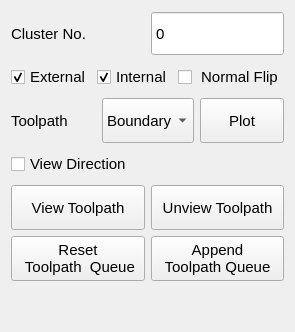
           <widget class="QWidget" name="tab_12">
            <attribute name="title">
             <string>Toolpath</string>
            </attribute>
            <layout class="QVBoxLayout" name="verticalLayout_23">
             <item>
              <layout class="QHBoxLayout" name="horizontalLayout_42">
               <item>
                <widget class="QLabel" name="label_10">
                 <property name="minimumSize">
                  <size>
                   <width>0</width>
                   <height>45</height>
                  </size>
                 </property>
                 <property name="font">
                  <font>
                   <pointsize>11</pointsize>
                  </font>
                 </property>
                 <property name="text">
                  <string>Cluster No.</string>
                 </property>
                </widget>
               </item>
               <item>
                <widget class="QSpinBox" name="spinBox_toolpaths">
                 <property name="minimumSize">
                  <size>
                   <width>0</width>
                   <height>45</height>
                  </size>
                 </property>
                 <property name="font">
                  <font>
                   <pointsize>11</pointsize>
                  </font>
                 </property>
                 <property name="styleSheet">
                  <string notr="true"/>
                 </property>
                 <property name="locale">
                  <locale language="English" country="UnitedStates"/>
                 </property>
                 <property name="alignment">
                  <set>Qt::AlignLeading|Qt::AlignLeft|Qt::AlignVCenter</set>
                 </property>
                 <property name="readOnly">
                  <bool>true</bool>
                 </property>
                 <property name="buttonSymbols">
                  <enum>QAbstractSpinBox::NoButtons</enum>
                 </property>
                 <property name="maximum">
                  <number>1000</number>
                 </property>
                </widget>
               </item>
              </layout>
             </item>
             <item>
              <layout class="QHBoxLayout" name="horizontalLayout_18">
               <item>
                <widget class="QCheckBox" name="checkBox_Select_External">
                 <property name="minimumSize">
                  <size>
                   <width>0</width>
                   <height>30</height>
                  </size>
                 </property>
                 <property name="font">
                  <font>
                   <pointsize>11</pointsize>
                  </font>
                 </property>
                 <property name="text">
                  <string>External</string>
                 </property>
                 <property name="checked">
                  <bool>true</bool>
                 </property>
                </widget>
               </item>
               <item>
                <widget class="QCheckBox" name="checkBox_Select_Internal">
                 <property name="minimumSize">
                  <size>
                   <width>0</width>
                   <height>30</height>
                  </size>
                 </property>
                 <property name="font">
                  <font>
                   <pointsize>11</pointsize>
                  </font>
                 </property>
                 <property name="text">
                  <string>Internal</string>
                 </property>
                 <property name="checked">
                  <bool>true</bool>
                 </property>
                </widget>
               </item>
               <item>
                <widget class="QCheckBox" name="checkBox_normal_flip">
                 <property name="minimumSize">
                  <size>
                   <width>0</width>
                   <height>30</height>
                  </size>
                 </property>
                 <property name="font">
                  <font>
                   <pointsize>11</pointsize>
                  </font>
                 </property>
                 <property name="text">
                  <string> Normal Flip</string>
                 </property>
                 <property name="checked">
                  <bool>false</bool>
                 </property>
                </widget>
               </item>
              </layout>
             </item>
             <item>
              <layout class="QHBoxLayout" name="horizontalLayout_35">
               <item>
                <widget class="QLabel" name="label_14">
                 <property name="minimumSize">
                  <size>
                   <width>0</width>
                   <height>30</height>
                  </size>
                 </property>
                 <property name="font">
                  <font>
                   <pointsize>11</pointsize>
                  </font>
                 </property>
                 <property name="text">
                  <string>Toolpath</string>
                 </property>
                </widget>
               </item>
               <item>
                <widget class="QComboBox" name="comboBox_toolpath_selection">
                 <property name="minimumSize">
                  <size>
                   <width>0</width>
                   <height>45</height>
                  </size>
                 </property>
                 <property name="font">
                  <font>
                   <pointsize>11</pointsize>
                  </font>
                 </property>
                 <property name="styleSheet">
                  <string notr="true"/>
                 </property>
                 <item>
                  <property name="text">
                   <string>Boundary</string>
                  </property>
                 </item>
                 <item>
                  <property name="text">
                   <string>Point</string>
                  </property>
                 </item>
                 <item>
                  <property name="text">
                   <string>Zig Zag</string>
                  </property>
                 </item>
                </widget>
               </item>
               <item>
                <widget class="QPushButton" name="pushButton_plot_toolpath">
                 <property name="minimumSize">
                  <size>
                   <width>0</width>
                   <height>45</height>
                  </size>
                 </property>
                 <property name="font">
                  <font>
                   <pointsize>11</pointsize>
                  </font>
                 </property>
                 <property name="styleSheet">
                  <string notr="true"/>
                 </property>
                 <property name="text">
                  <string>Plot</string>
                 </property>
                </widget>
               </item>
              </layout>
             </item>
             <item>
              <widget class="QCheckBox" name="checkBox_simple_toolpath">
               <property name="minimumSize">
                <size>
                 <width>0</width>
                 <height>30</height>
                </size>
               </property>
               <property name="font">
                <font>
                 <pointsize>11</pointsize>
                </font>
               </property>
               <property name="text">
                <string>View Direction</string>
               </property>
              </widget>
             </item>
             <item>
              <layout class="QHBoxLayout" name="horizontalLayout_45">
               <item>
                <widget class="QPushButton" name="pushButton_draw_simple_toolpath">
                 <property name="minimumSize">
                  <size>
                   <width>0</width>
                   <height>45</height>
                  </size>
                 </property>
                 <property name="font">
                  <font>
                   <pointsize>11</pointsize>
                  </font>
                 </property>
                 <property name="styleSheet">
                  <string notr="true"/>
                 </property>
                 <property name="text">
                  <string>View Toolpath</string>
                 </property>
                </widget>
               </item>
               <item>
                <widget class="QPushButton" name="pushButton_clear_simple_toolpath">
                 <property name="minimumSize">
                  <size>
                   <width>0</width>
                   <height>45</height>
                  </size>
                 </property>
                 <property name="font">
                  <font>
                   <pointsize>11</pointsize>
                  </font>
                 </property>
                 <property name="styleSheet">
                  <string notr="true"/>
                 </property>
                 <property name="text">
                  <string>Unview Toolpath</string>
                 </property>
                </widget>
               </item>
              </layout>
             </item>
             <item>
              <layout class="QHBoxLayout" name="horizontalLayout_73">
               <item>
                <widget class="QPushButton" name="pushButton_reset_queue">
                 <property name="minimumSize">
                  <size>
                   <width>0</width>
                   <height>45</height>
                  </size>
                 </property>
                 <property name="font">
                  <font>
                   <pointsize>11</pointsize>
                  </font>
                 </property>
                 <property name="styleSheet">
                  <string notr="true"/>
                 </property>
                 <property name="text">
                  <string>Reset
 Toolpath  Queue</string>
                 </property>
                </widget>
               </item>
               <item>
                <widget class="QPushButton" name="pushButton_queue">
                 <property name="minimumSize">
                  <size>
                   <width>0</width>
                   <height>45</height>
                  </size>
                 </property>
                 <property name="font">
                  <font>
                   <pointsize>11</pointsize>
                  </font>
                 </property>
                 <property name="text">
                  <string>Append
Toolpath Queue</string>
                 </property>
                </widget>
               </item>
              </layout>
             </item>
             <item>
              <spacer name="verticalSpacer_15">
               <property name="orientation">
                <enum>Qt::Vertical</enum>
               </property>
               <property name="sizeHint" stdset="0">
                <size>
                 <width>20</width>
                 <height>40</height>
                </size>
               </property>
              </spacer>
             </item>
            </layout>
           </widget>
